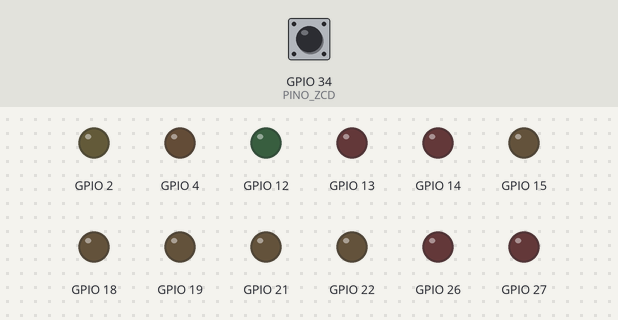
Recording of a sketch running on a simulated ESP32. Parts: output pins drawn as LEDs (lit = HIGH). Inputs (shaded band) come from the test bench; at power-on: GPIO 34 (PINO_ZCD) HIGH. What the sketch prints to the serial monitor is not drawn.

Above: at 0.2 s.
At 1.2 s:
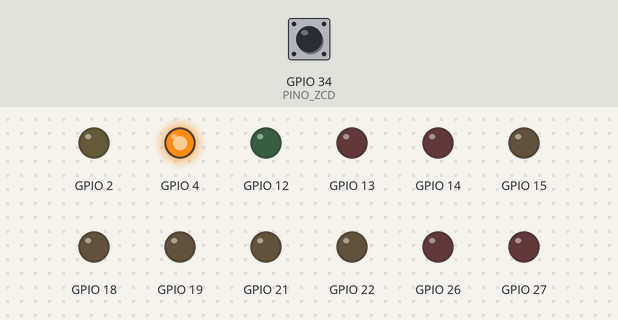
1.3 s: GPIO 34 (PINO_ZCD) pulled LOW for 0.15 s
Timing chart, 0 to 4.3 s (numbered marks = the images above; inputs shaded):
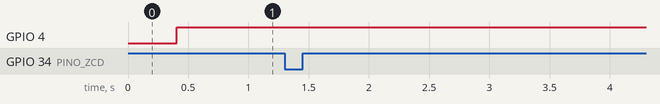

The sketch:

sketch.ino
```cpp
// Firmware Supervisório - Analisador de Qualidade de Energia (Power Quality)
// Plataforma: ESP32 | Protocolo Serial: "TIPO:PINO:VALOR\n"

#include <Arduino.h>
#include "arduinoFFT.h"

// ==============================================================================
// 1. DADOS DE SIMULAÇÃO (VETORES DE ONDA)
// ==============================================================================
const int sinal_rede_Limpo[128]      = {2048, 2063, 2078, 2094, 2109, 2124, 2138, 2153, 2167, 2181, 2195, 2208, 2221, 2233, 2245, 2257, 2268, 2278, 2288, 2298, 2307, 2315, 2322, 2329, 2335, 2341, 2346, 2350, 2353, 2356, 2358, 2359, 2359, 2359, 2358, 2356, 2353, 2350, 2346, 2341, 2335, 2329, 2322, 2315, 2307, 2298, 2288, 2278, 2268, 2257, 2245, 2233, 2221, 2208, 2195, 2181, 2167, 2153, 2138, 2124, 2109, 2094, 2078, 2063, 2048, 2033, 2018, 2002, 1987, 1972, 1958, 1943, 1929, 1915, 1901, 1888, 1875, 1863, 1851, 1839, 1828, 1818, 1808, 1798, 1789, 1781, 1774, 1767, 1761, 1755, 1750, 1746, 1743, 1740, 1738, 1737, 1737, 1737, 1738, 1740, 1743, 1746, 1750, 1755, 1761, 1767, 1774, 1781, 1789, 1798, 1808, 1818, 1828, 1839, 1851, 1863, 1875, 1888, 1901, 1915, 1929, 1943, 1958, 1972, 1987, 2002, 2018, 2033};
const int sinal_rede_THD_Alto[128]   = {2048, 2084, 2120, 2152, 2182, 2207, 2228, 2244, 2256, 2264, 2269, 2272, 2273, 2274, 2275, 2276, 2279, 2282, 2287, 2292, 2297, 2303, 2308, 2312, 2315, 2317, 2318, 2318, 2317, 2316, 2315, 2314, 2314, 2314, 2315, 2316, 2317, 2318, 2318, 2317, 2315, 2312, 2308, 2303, 2297, 2292, 2287, 2282, 2279, 2276, 2275, 2274, 2273, 2272, 2269, 2264, 2256, 2244, 2228, 2207, 2182, 2152, 2120, 2084, 2048, 2012, 1976, 1944, 1914, 1889, 1868, 1852, 1840, 1832, 1827, 1824, 1823, 1822, 1821, 1820, 1817, 1814, 1809, 1804, 1799, 1793, 1788, 1784, 1781, 1779, 1778, 1778, 1779, 1780, 1781, 1782, 1782, 1782, 1781, 1780, 1779, 1778, 1778, 1779, 1781, 1784, 1788, 1793, 1799, 1804, 1809, 1814, 1817, 1820, 1821, 1822, 1823, 1824, 1827, 1832, 1840, 1852, 1868, 1889, 1914, 1944, 1976, 2012};
const int sinal_rede_Ruido_Alto[128] = {2048, 2065, 2075, 2099, 2102, 2132, 2129, 2163, 2157, 2191, 2185, 2216, 2214, 2239, 2241, 2259, 2268, 2276, 2292, 2292, 2314, 2306, 2332, 2319, 2345, 2331, 2355, 2341, 2360, 2350, 2361, 2357, 2359, 2361, 2354, 2361, 2346, 2358, 2336, 2351, 2325, 2339, 2313, 2323, 2300, 2303, 2285, 2280, 2268, 2255, 2249, 2228, 2228, 2200, 2204, 2171, 2177, 2143, 2148, 2115, 2116, 2088, 2082, 2061, 2048, 2035, 2014, 2008, 1980, 1981, 1948, 1953, 1919, 1925, 1892, 1896, 1868, 1868, 1847, 1841, 1828, 1816, 1811, 1793, 1796, 1773, 1783, 1757, 1771, 1745, 1760, 1738, 1750, 1735, 1742, 1735, 1737, 1739, 1735, 1746, 1736, 1755, 1741, 1765, 1751, 1777, 1764, 1790, 1782, 1804, 1804, 1820, 1828, 1837, 1855, 1857, 1882, 1880, 1911, 1905, 1939, 1933, 1967, 1964, 1994, 1997, 2021, 2031};
const int sinal_zero[128]            = {0}; // Usado para zerar a onda quando nenhum botão está ativo

const int TOTAL_PONTOS = 128;
int indice = 0;

// Flags de Controle do Simulador
bool Botao_sinal_rede_Limpo = false;
bool Botao_sinal_rede_THD_Alto = false;
bool Botao_sinal_rede_Ruido_Alto = false;
bool Botao_teste_AumentarRMS = false;
bool Botao_teste_DiminuirRMS = false;
bool Botao_teste_spike = false;
bool Botao_reset_sinal = false;

// ==============================================================================
// 2. PARÂMETROS DO SISTEMA E LIMITES NORMATIVOS
// ==============================================================================
const int AMOSTRAS_POR_CICLO = 128;
const float FATOR_CONVERSAO  = 1.0;
const int OFFSET_ADC         = 2048;   // Ponto central do conversor ADC de 12-bits (1.65V)
const float V_NOMINAL        = 220.0;  // Tensão nominal fase-neutro

// Limites de distúrbios de amplitude
const float LIMITE_SWELL = V_NOMINAL * 1.10; // Sobretensão > 242V
const float LIMITE_SAG   = V_NOMINAL * 0.90; // Queda de tensão < 198V
const float LIMITE_SPIKE = 450.0;            // Transiente instantâneo máximo seguro

// Variáveis acumuladoras para cálculo RMS contínuo
long somaQuadrados = 0;
int contadorAmostras = 0;

// ==============================================================================
// 3. CONFIGURAÇÕES: ZERO CROSSING E FFT
// ==============================================================================
const int PINO_ZCD = 34; // Pino receptor da interrupção (Input-Only Pin no ESP32)

// Variáveis voláteis são alocadas na RAM principal, obrigatório para Interrupções (ISR)
volatile unsigned long tempoUltimoZero = 0;
volatile unsigned long periodoAtual = 0;
volatile bool novaLeituraZCD = false;

// Função chamada automaticamente pelo Hardware quando a onda cruza o Zero
void IRAM_ATTR detectaZeroCrossing() {
  unsigned long tempoAgora = micros();
  periodoAtual = tempoAgora - tempoUltimoZero;
  tempoUltimoZero = tempoAgora;
  novaLeituraZCD = true;
}

// Inicialização das matrizes e instância do algoritmo de Fourier (FFT)
const uint16_t amostrasFFT = 128; // Obrigatório ser potência de 2
double vReal[amostrasFFT];        // Vetor da parte real (Amostras da onda)
double vImag[amostrasFFT];        // Vetor da parte imaginária
ArduinoFFT<double> FFT = ArduinoFFT<double>(vReal, vImag, amostrasFFT, 7680.0); // Fs = 128 amostras * 60Hz

// Constantes do Temporizador
unsigned long tempoUltimaAmostra = 0;
const unsigned long INTERVALO_AMOSTRAGEM = 3000; // Microssegundos // Valor de 3000 para simulação mais fluida.

// ==============================================================================
// 4. SETUP DO MICROCONTROLADOR
// ==============================================================================
void setup() {
  Serial.begin(115200);
  Serial.setTimeout(5);

  // Configuração dos Pinos de Saída (LEDs / Alertas Físicos)
  int amarelos[] = {2, 4, 12, 13, 14, 26, 27};
  for (int p : amarelos) pinMode(p, OUTPUT);

  int verdes[] = {15, 18, 19, 21, 22};
  for (int p : verdes) pinMode(p, OUTPUT);

  // Configuração do detector de cruzamento por zero
  pinMode(PINO_ZCD, INPUT_PULLUP);
  attachInterrupt(digitalPinToInterrupt(PINO_ZCD), detectaZeroCrossing, RISING);

  // Força leitura de 0 a 4095
  // analogReadResolution(12); // Usado apenas na leitura real do sinal que entra no pino
}

// ==============================================================================
// 5. LOOP PRINCIPAL (AQUISIÇÃO E PROCESSAMENTO)
// ==============================================================================
void loop() {

  // Um temporizador (timer) não-bloqueante para garantir que o analogRead aconteça
  //a cada 130 microssegundos (1/7680 segundos).
  unsigned long tempoAtual = micros();

  // Só executa a leitura se passaram exatos 130 microssegundos
  if (tempoAtual - tempoUltimaAmostra >= INTERVALO_AMOSTRAGEM) {
    tempoUltimaAmostra = tempoAtual;

    // ----------------------------------------------------------------------------
    // BLOCO A: DETECÇÃO DE SINCRONISMO E FREQUÊNCIA (Via Interrupção)
    // ----------------------------------------------------------------------------
    if (novaLeituraZCD) {
      // Congela interrupções momentaneamente para evitar corrupção dos dados
      noInterrupts();
      unsigned long periodoLocal = periodoAtual;
      novaLeituraZCD = false;
      interrupts();

      // Calcula Frequência Real (f = 1/T)
      float frequenciaReal = 1000000.0 / periodoLocal;

      // Calcula Desvio de Fase (Comparado ao período ideal de 16.66ms para 60Hz)
      long erroTempo = periodoLocal - 16666;
      float erroFaseGraus = ((float)erroTempo / 16666.0) * 360.0;

      // Transmite métricas via Serial para a Interface Gráfica
      Serial.print("Freq:");
      Serial.println(frequenciaReal, 2);
      Serial.print("Fase:");
      Serial.println(erroFaseGraus, 1);

      // Alertas de Sincronismo
      if (frequenciaReal > 60.5 || frequenciaReal < 59.5) {
        Serial.println("ALERTA: DESVIO DE FREQUENCIA");
      }
      if (abs(erroFaseGraus) > 5.0) {
        Serial.println("ALERTA: SALTO DE FASE");
      }
    }

    // ----------------------------------------------------------------------------
    // BLOCO B: MÁQUINA DE ESTADOS DO SIMULADOR (Injeção de Anomalias)
    // ----------------------------------------------------------------------------
    int leituraBrutaADC = sinal_zero[indice]; // analogRead(PINO_TENSAO);
    int valorOnda = leituraBrutaADC; // Valor padrão liso (zero)

    // Seleciona a base da onda conforme botões ativos no Painel
    if (Botao_sinal_rede_Limpo)      { valorOnda = sinal_rede_Limpo[indice] - OFFSET_ADC; }
    if (Botao_sinal_rede_THD_Alto)   { valorOnda = sinal_rede_THD_Alto[indice] - OFFSET_ADC; }
    if (Botao_sinal_rede_Ruido_Alto) { valorOnda = sinal_rede_Ruido_Alto[indice] - OFFSET_ADC; }

    // Injeção de anomalias de amplitude sobre a onda selecionada
    if (Botao_teste_AumentarRMS) { valorOnda *= 1.2; } // Simula Swell
    if (Botao_teste_DiminuirRMS) { valorOnda *= 0.8; } // Simula Sag

    // Injeção de anomalia de transiente ultra-rápido
    if (Botao_teste_spike) {
      // Altera bruscamente a amplitude de apenas um ponto aleatório da onda
      if (indice == 32) { valorOnda *= 1.5; }
    }

    // ----------------------------------------------------------------------------
    // BLOCO C: AQUISIÇÃO ANALÓGICA E RMS
    // ----------------------------------------------------------------------------
    // Armazena a amostra atual no vetor real para processamento futuro da FFT
    vReal[contadorAmostras] = valorOnda;

    float tensaoInstantanea = abs(valorOnda * FATOR_CONVERSAO);

    // Detecção de Transientes (Deve ser calculada amostra por amostra)
    if (tensaoInstantanea > LIMITE_SPIKE) {
      Serial.println("ALERTA: SPIKE DETECTADO! Risco de surto.");
    }

    // Acumulação de energia para cálculo do valor Quadrático Médio
    somaQuadrados += (valorOnda * valorOnda);
    contadorAmostras++;

    // ----------------------------------------------------------------------------
    // BLOCO D: FECHAMENTO DE CICLO (Análise da Janela Completa)
    // ----------------------------------------------------------------------------
    if (contadorAmostras >= AMOSTRAS_POR_CICLO) {

      // 1. CÁLCULO RMS E VERIFICAÇÃO DOS RESULTADOS
      float mediaQuadrados = (float)somaQuadrados / AMOSTRAS_POR_CICLO;
      float tensaoRms = sqrt(mediaQuadrados) * FATOR_CONVERSAO;

      if (tensaoRms > LIMITE_SWELL) {
        Serial.println("SWELL DETECTADO");
        digitalWrite(2, 1); digitalWrite(4, 0); digitalWrite(12, 0);
      } else if (tensaoRms < LIMITE_SAG) {
        Serial.println("SAG DETECTADO");
        digitalWrite(2, 0); digitalWrite(4, 1); digitalWrite(12, 0);
      } else {
        Serial.println("REDE NORMAL");
        digitalWrite(2, 0); digitalWrite(4, 0); digitalWrite(12, 1);
      }

      Serial.print("Vrms:");
      Serial.println(tensaoRms);

      // Zera os acumuladores de amplitude para o próximo ciclo elétrico
      somaQuadrados = 0;
      contadorAmostras = 0;

      // 2. PROCESSAMENTO DIGITAL DE SINAIS (FFT)
      // Limpa a parte imaginária para evitar lixo de memória na transformada
      for (int i = 0; i < amostrasFFT; i++) { vImag[i] = 0.0; }

      FFT.windowing(FFT_WIN_TYP_HAMMING, FFT_FORWARD);
      FFT.compute(FFT_FORWARD);
      FFT.complexToMagnitude();

      // 3. ANÁLISE DE DISTORÇÃO HARMÔNICA (THD - 3ª, 5ª e 7ª ordem)
      double ampFundamental = vReal[1]; // Frequência Fundamental (60Hz)
      double ampHarm3 = vReal[3];       // 180 Hz
      double ampHarm5 = vReal[5];       // 300 Hz
      double ampHarm7 = vReal[7];       // 420 Hz

      float somaHarmonicasQuad = (ampHarm3 * ampHarm3) + (ampHarm5 * ampHarm5) + (ampHarm7 * ampHarm7);
      float thdPercentual = (sqrt(somaHarmonicasQuad) / ampFundamental) * 100.0;

      Serial.print("THD:");
      Serial.println(thdPercentual, 1);

      if (thdPercentual > 5.0) {
        Serial.println("ALERTA: DISTORCAO HARMONICA ELEVADA");
      }

      // 4. ANÁLISE DE ESPECTRO SUPERIOR (RUÍDO EMI/RFI)
      double energiaRuidoAltaFreq = 0.0;

      // Varre os espectros superiores isolando a energia residual
      for (int i = 15; i < (amostrasFFT / 2); i++) {
        energiaRuidoAltaFreq += vReal[i] * vReal[i];
      }

      // Calcula a magnitude linear do ruído (Corrigido para usar a raiz quadrada)
      float ruidoLinearRMS = sqrt(energiaRuidoAltaFreq);

      Serial.print("RuidoFFT:");
      Serial.println(ruidoLinearRMS / vReal[1], 3); // Relação Ruído/Fundamental para o Python

      // Alerta baseado na energia RMS do ruído comparada a 3% da fundamental
      if ((ruidoLinearRMS / vReal[1]) > 0.03) {
        Serial.println("ALERTA: RUIDO DE ALTA FREQUENCIA");
      }

      // 5. TRANSMISSÃO DO ESPECTRO PARA A INTERFACE
      // Vamos transmitir as magnitudes do Bin 1 (60Hz) até o Bin 15 (900Hz)
      Serial.print("FFT:");
      for (int i = 1; i <= 15; i++) {
        Serial.print(vReal[i]/64, 1); // Envia com 1 casa decimal
        if (i < 15) Serial.print(","); // Separa por vírgula
      }
      Serial.println(); // Quebra a linha no final
    }

    // ----------------------------------------------------------------------------
    // BLOCO E: COMUNICAÇÃO SUPERVISÓRIA
    // ----------------------------------------------------------------------------
    Serial.print("A:0:");
    Serial.println(valorOnda);

    // Atualiza o ponteiro da simulação
    indice++;
    if (indice >= TOTAL_PONTOS) { indice = 0; }

    // 1. RECPÇÃO DE COMANDOS DA INTERFACE (PYTHON)
    if (Serial.available() > 0) {
      String msg = Serial.readStringUntil('\n');
      int sep1 = msg.indexOf(':');
      int sep2 = msg.lastIndexOf(':');

      if (sep1 != -1 && sep2 != -1) {
        char tipo = msg.charAt(0);
        int pino = msg.substring(sep1 + 1, sep2).toInt();
        int valor = msg.substring(sep2 + 1).toInt();

        // Mapeamento Lógico dos Botões de Simulação da Interface
        if (tipo == 'D') {
          if (pino == 2)  { Botao_sinal_rede_Limpo = (valor == 1); Botao_sinal_rede_THD_Alto = false; Botao_sinal_rede_Ruido_Alto = false; Botao_reset_sinal = false; }
          if (pino == 4)  { Botao_sinal_rede_THD_Alto = (valor == 1); Botao_sinal_rede_Limpo = false; Botao_sinal_rede_Ruido_Alto = false; Botao_reset_sinal = false; }
          if (pino == 12) { Botao_sinal_rede_Ruido_Alto = (valor == 1); Botao_sinal_rede_Limpo = false; Botao_sinal_rede_THD_Alto = false; Botao_reset_sinal = false; }

          if (pino == 13) { Botao_teste_AumentarRMS = (valor == 1); Botao_teste_DiminuirRMS = false; Botao_teste_spike = false; }
          if (pino == 14) { Botao_teste_DiminuirRMS = (valor == 1); Botao_teste_AumentarRMS = false; Botao_teste_spike = false; }
          if (pino == 26) { Botao_teste_spike = (valor == 1); Botao_teste_AumentarRMS = false; Botao_teste_DiminuirRMS = false; }

          if (pino == 27 && valor == 1) {
            // Botão Reset (Zera tudo)
            Botao_teste_AumentarRMS = false; Botao_teste_DiminuirRMS = false; Botao_teste_spike = false;
          }
        }
      }
    }

  }
}
```
